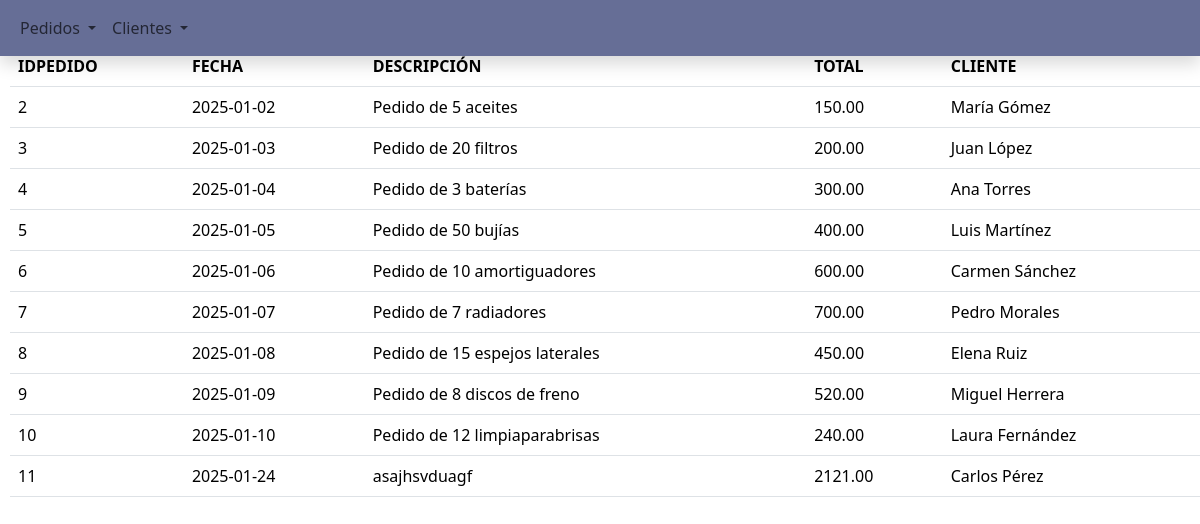
The page /procesarBuscarPedido.php on the database its author committed.
### tables this page shows
CREATE TABLE `Pedidos` (
  `id_pedido` int NOT NULL,
  `fecha_pedido` date NOT NULL,
  `descripcion_pedido` varchar(255) NOT NULL,
  `monto_total_pedido` decimal(10,2) NOT NULL,
  `id_cliente` int NOT NULL
);

CREATE TABLE `Clientes` (
  `id_cliente` int NOT NULL,
  `nombre_cliente` varchar(100) NOT NULL,
  `correo_cliente` varchar(100) NOT NULL,
  `direccion_cliente` varchar(255) NOT NULL
);

### procesarBuscarPedido.php (the view, shortened to what this page needs)
<?php
$conexion = obtenerConexion();
$id_pedido = $_GET['txtIdPedido'];
$sql = "SELECT p.*, c.nombre_cliente AS nombreCliente FROM Pedidos p
INNER JOIN Clientes c ON p.id_cliente = c.id_cliente
WHERE p.id_pedido LIKE ?;";
$stmt = $conexion->prepare($sql);
$id_pedido = "%".$id_pedido."%";
$stmt->bind_param("s", $id_pedido);
$stmt->execute();
$resultado = $stmt->get_result();
if($fila = mysqli_fetch_assoc($resultado)){
    $mensaje = "<h2 class='text-center'>Pedido localizada</h2>";
    $mensaje .= "<table class='table'>";
    $mensaje .= "<thead><tr><th>IDPEDIDO</th><th>FECHA</th><th>DESCRIPCIÓN</th><th>TOTAL</th><th>CLIENTE</th></tr></thead>";
    $mensaje .= "<tbody>";
    do {
        $mensaje .= "<tr>";
        $mensaje .= "<td>" . $fila['id_pedido'] . "</td>";
        $mensaje .= "<td>" . $fila['fecha_pedido'] . "</td>";
        $mensaje .= "<td>" . $fila['descripcion_pedido'] . "</td>";
        $mensaje .= "<td>" . $fila['monto_total_pedido'] . "</td>";
        $mensaje .= "<td>" . $fila['nombreCliente'] . "</td>";
        $mensaje .= "</tr>";
    } while ($fila = mysqli_fetch_assoc($resultado));
    $mensaje .= "</tbody></table>";
} else {
   $mensaje = "<h2 class='text-center mt-5'>No se encontraron pedidos con ese id</h2>";
}
echo $mensaje;
?>

### rows shown on the page
pedidos: id_pedido "2", fecha_pedido "2025-01-02", descripcion_pedido "Pedido de 5 aceites", monto_total_pedido "150.00", id_cliente.nombre_cliente "María Gómez"
pedidos: id_pedido "3", fecha_pedido "2025-01-03", descripcion_pedido "Pedido de 20 filtros", monto_total_pedido "200.00", id_cliente.nombre_cliente "Juan López"
pedidos: id_pedido "4", fecha_pedido "2025-01-04", descripcion_pedido "Pedido de 3 baterías", monto_total_pedido "300.00", id_cliente.nombre_cliente "Ana Torres"
pedidos: id_pedido "5", fecha_pedido "2025-01-05", descripcion_pedido "Pedido de 50 bujías", monto_total_pedido "400.00", id_cliente.nombre_cliente "Luis Martínez"
pedidos: id_pedido "6", fecha_pedido "2025-01-06", descripcion_pedido "Pedido de 10 amortiguadores", monto_total_pedido "600.00", id_cliente.nombre_cliente "Carmen Sánchez"
pedidos: id_pedido "7", fecha_pedido "2025-01-07", descripcion_pedido "Pedido de 7 radiadores", monto_total_pedido "700.00", id_cliente.nombre_cliente "Pedro Morales"
pedidos: id_pedido "8", fecha_pedido "2025-01-08", descripcion_pedido "Pedido de 15 espejos laterales", monto_total_pedido "450.00", id_cliente.nombre_cliente "Elena Ruiz"
pedidos: id_pedido "9", fecha_pedido "2025-01-09", descripcion_pedido "Pedido de 8 discos de freno", monto_total_pedido "520.00", id_cliente.nombre_cliente "Miguel Herrera"
pedidos: id_pedido "10", fecha_pedido "2025-01-10", descripcion_pedido "Pedido de 12 limpiaparabrisas", monto_total_pedido "240.00", id_cliente.nombre_cliente "Laura Fernández"
pedidos: id_pedido "11", fecha_pedido "2025-01-24", descripcion_pedido "asajhsvduagf", monto_total_pedido "2121.00", id_cliente.nombre_cliente "Carlos Pérez"
